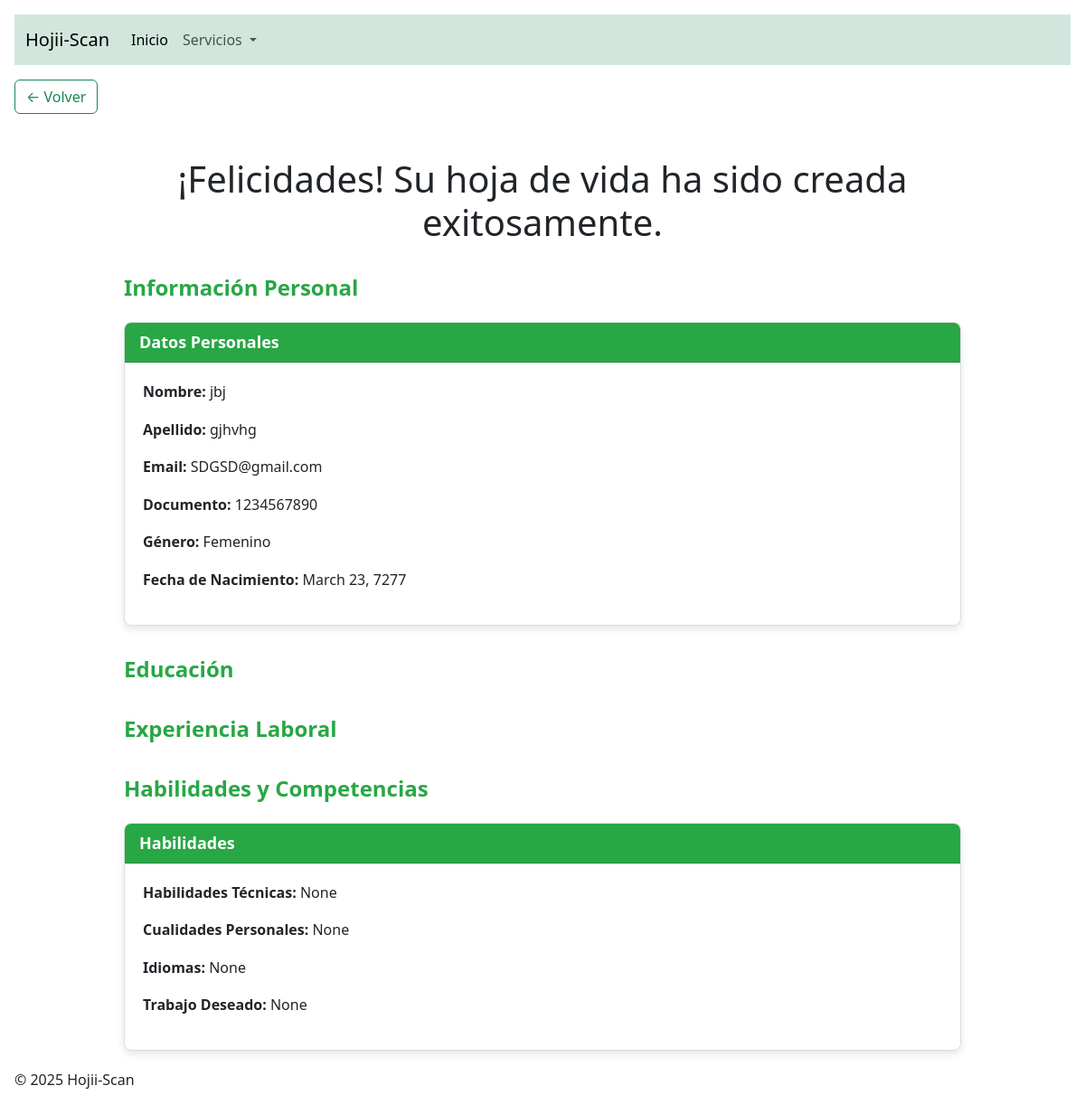
The page /cv/hoja_vida/1234567890/ on the database its author committed.
### cv_forms/models.py (models this page shows, shortened)
class PersonalInfo(models.Model):
    GENERO_OPCIONES = [
        ('M', 'Masculino'),
        ('F', 'Femenino'),
        ('NB', 'No Binario'),
        ('O', 'Otro'),
        ('P', 'Prefiero no decirlo'),
    ]
    nombre = models.CharField(max_length=100)
    apellido = models.CharField(max_length=100)
    email = models.EmailField()
    documento = models.CharField(max_length=20, unique=True)
    genero = models.CharField(max_length=2, choices=GENERO_OPCIONES, default='P')
    fecha_nacimiento = models.DateField(null=True, blank=True)

class HabilidadesCompetencias(models.Model):
    personal_info = models.OneToOneField('PersonalInfo', on_delete=models.CASCADE, related_name='habilidades')
    habilidades_tecnicas = models.TextField(blank=True, null=True, help_text="Ejemplo: Python, SQL, Redes")
    cualidades_personales = models.TextField(blank=True, null=True, help_text="Ejemplo: Responsable, puntual, trabajo en equipo")
    idiomas = models.TextField(blank=True, null=True, help_text="Ejemplo: Español nativo, Inglés B1")
    trabajo_deseado = models.CharField(max_length=255, blank=True, null=True, help_text="Ejemplo: Busco empleo como desarrollador backend en tecnología Python")

### cv_forms/views.py (the view)
# urls.py: path('hoja_vida/<str:documento>/', hoja_vida, name='hoja_vida'),
def hoja_vida(request, documento):
    personal_info = get_object_or_404(PersonalInfo, documento=documento)
    return render(request, 'hoja_vida.html', {'personal_info': personal_info})

### cv_forms/templates/hoja_vida.html (shortened to what this page needs)
{% extends 'base.html' %}
{% load static %}
{% block content %}
<head>
    <link href="https://cdn.jsdelivr.net/npm/bootstrap@5.3.0/dist/css/bootstrap.min.css" rel="stylesheet">
</head>
<body>
    <div class="container mt-5">
        <div class="row justify-content-center">
            <div class="col-md-10">
                <h1 class="text-center mb-4">¡Felicidades! Su hoja de vida ha sido creada exitosamente.</h1>
                <div class="section-title">Información Personal</div>
                <div class="card">
                    <div class="card-header">Datos Personales</div>
                    <div class="card-body">
                        <p><strong>Nombre:</strong> {{ personal_info.nombre }}</p>
                        <p><strong>Apellido:</strong> {{ personal_info.apellido }}</p>
                        <p><strong>Email:</strong> {{ personal_info.email }}</p>
                        <p><strong>Documento:</strong> {{ personal_info.documento }}</p>
                        <p><strong>Género:</strong> {{ personal_info.get_genero_display }}</p>
                        <p><strong>Fecha de Nacimiento:</strong> {{ personal_info.fecha_nacimiento }}</p>
                    </div>
                </div>
                <div class="section-title">Educación</div>
                <div class="section-title">Experiencia Laboral</div>
                <div class="section-title">Habilidades y Competencias</div>
                <div class="card">
                    <div class="card-header">Habilidades</div>
                    <div class="card-body">
                        <p><strong>Habilidades Técnicas:</strong> {{ personal_info.habilidades.habilidades_tecnicas }}</p>
                        <p><strong>Cualidades Personales:</strong> {{ personal_info.habilidades.cualidades_personales }}</p>
                        <p><strong>Idiomas:</strong> {{ personal_info.habilidades.idiomas }}</p>
                        <p><strong>Trabajo Deseado:</strong> {{ personal_info.habilidades.trabajo_deseado }}</p>
                    </div>
                </div>
            </div>
        </div>
    </div>
</body>
</html>
{% endblock %}

### static/css/estilos.css (style rules this page uses)
body { font-family: 'Segoe UI', Tahoma, Geneva, Verdana, sans-serif; text-align: center; background-color: #f5f5f5; padding: 40px 20px; }
.container { max-width: 960px; margin: 0 auto; padding: 0 20px; }
h1 { font-size: 36px; color: #042C5C; font-weight: 700; margin: 24px 0 24px; }
.card { background-color: #ffffff; border: 1px solid #e2e2e2; border-radius: 10px; margin-bottom: 30px; box-shadow: 0 4px 12px rgba(0, 0, 0, 0.06); overflow: hidden; text-align: left; }
.card-header { background-color: #28a745; color: white; font-weight: 700; padding: 15px 20px; font-size: 18px; }
.card-body { padding: 25px 30px; line-height: 1.6; color: #333; }
.section-title { font-size: 26px; color: #28a745; font-weight: 700; margin: 60px 0 30px; }

### cv_forms/templates/hoja_vida.html (style rules this page uses)
.card { margin-bottom: 20px; border: 1px solid #ddd; border-radius: 8px; box-shadow: 0 4px 8px rgba(0, 0, 0, 0.1); }
.card-header { background-color: #28a745; color: white; font-weight: bold; }
.card-body { padding: 20px; }
.section-title { margin-top: 30px; margin-bottom: 20px; font-size: 24px; font-weight: bold; color: #28a745; }

### rows shown on the page
PersonalInfo: nombre "jbj", apellido "gjhvhg", email "SDGSD@gmail.com", documento "1234567890", genero "Femenino", fecha_nacimiento "March 23, 7277", habilidades.habilidades_tecnicas "None", habilidades.cualidades_personales "None", habilidades.idiomas "None", habilidades.trabajo_deseado "None"
